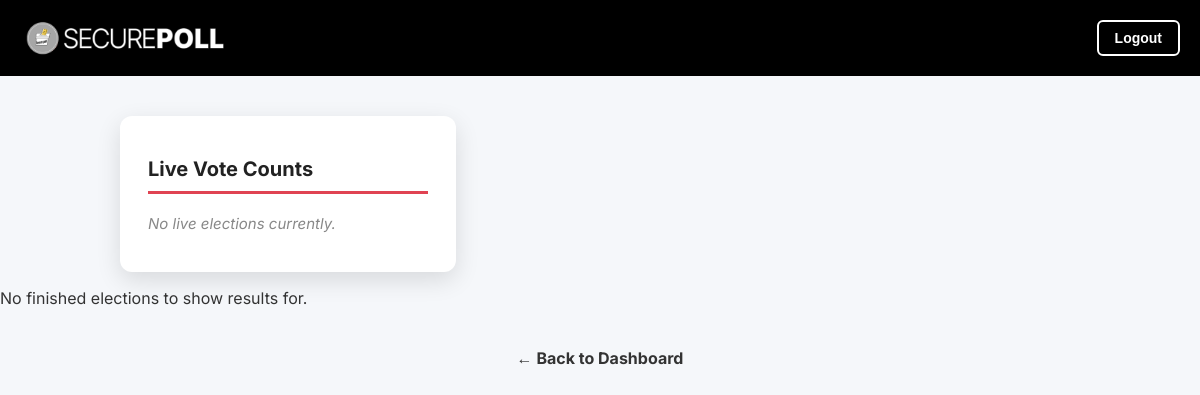
Page /home/election-results/ (signed in) on the earlier database version.
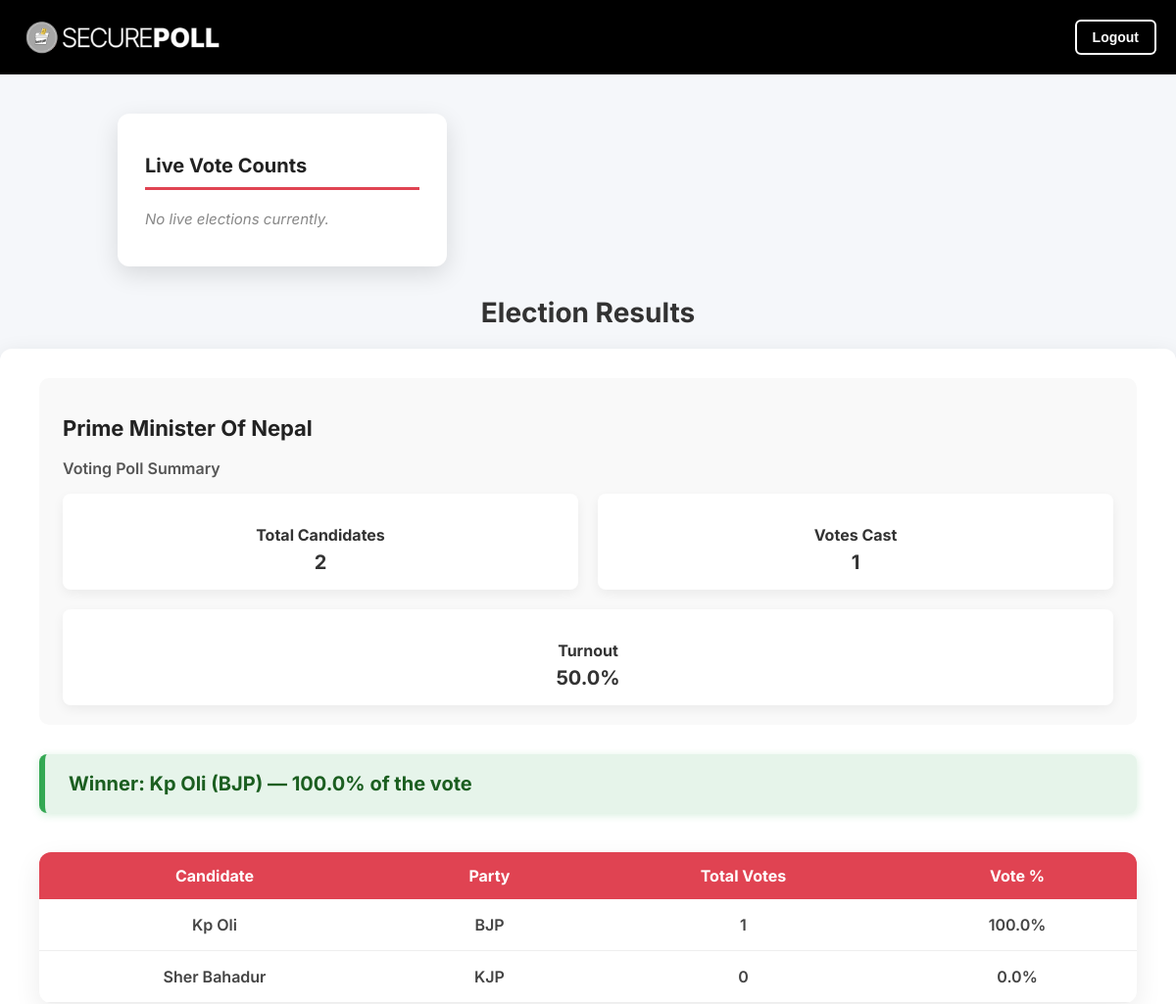
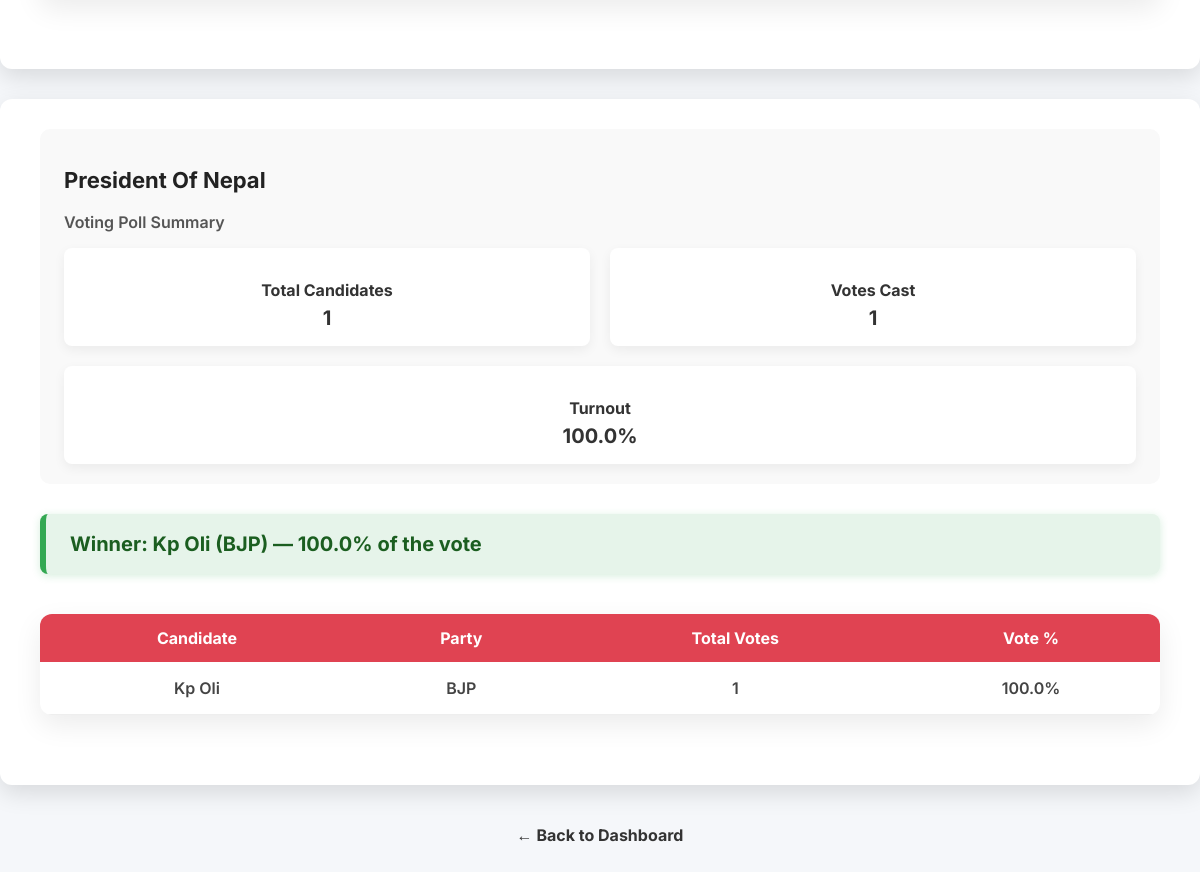
Same page on the later database version (2 pictures, top to bottom).
### home/models.py (models this page shows, shortened)
class Election(models.Model):
    name = models.CharField(max_length=100)
    description = models.TextField(blank=True)
    start_date = models.DateTimeField()
    end_date = models.DateTimeField()
    candidates = models.ManyToManyField('Candidate', related_name='election')

class Candidate(models.Model):
    full_name = models.CharField(max_length=100)
    party_name = models.CharField(max_length=100)
    profile_picture = models.ImageField(upload_to='candidate_profiles/', null=True, blank=True)
    approved = models.BooleanField(default=False)

### home/views.py (the view, shortened to what this page needs)
# urls.py: path('election-results/', views.election_results, name='election_results'),
@login_required
def election_results(request):
    finished_elections = Election.objects.filter(end_date__lt=timezone.now())
    live_elections = Election.objects.filter(start_date__lte=timezone.now(), end_date__gte=timezone.now())
    results = []
    for election in finished_elections:
        candidates_qs = election.candidates.annotate(vote_count=Count('vote')).order_by('-vote_count')
        total_votes = sum(c.vote_count for c in candidates_qs)
        total_candidates = candidates_qs.count()
        turnout_percent = (total_votes / total_candidates) * 100 if total_candidates > 0 else 0
        candidates = []
        for c in candidates_qs:
            vote_percent = (c.vote_count / total_votes) * 100 if total_votes > 0 else 0
            candidates.append({
                'full_name': c.full_name,
                'party_name': c.party_name,
                'vote_count': c.vote_count,
                'vote_percent': round(vote_percent, 1),
            })
        results.append({
            'election': election,
            'candidates': candidates,
            'total_votes': total_votes,
            'total_candidates': total_candidates,
            'turnout_percent': round(turnout_percent, 1),
        })
    live_counts = []
    return render(request, 'home/election_results.html', {
        'results': results,
        'live_counts': live_counts,
    })

### home/Templates/home/election_results.html (shortened to what this page needs)
{% load static %}
<!DOCTYPE html>
<html lang="en">
<head>
</head>
<body>
  {% include 'navbar.html' %}
  <div class="page-header">
    <div class="live-vote-counts">
      <h2>Live Vote Counts</h2>
      {% if live_counts %}
        <ul>
          {% for live in live_counts %}
            <li>
              <strong>{{ live.name }}</strong>
              Total Votes: {{ live.total_votes }}<br />
              Ends at: {{ live.end_date|date:"M d, Y H:i" }}
            </li>
          {% endfor %}
        </ul>
      {% else %}
        <p>No live elections currently.</p>
      {% endif %}
    </div>
  </div>
  <div class="container">
    {% if results %}
      <h1 id="title">Election Results</h1>
      {% for result in results %}
        <div class="box">
          <div class="summary">
            <h2>{{ result.election.name }}</h2>
            <h4>Voting Poll Summary</h4>
            <div class="summary-grid">
              <div class="summary-item">
                <h3>Total Candidates</h3>
                <p>{{ result.total_candidates }}</p>
              </div>
              <div class="summary-item">
                <h3>Votes Cast</h3>
                <p>{{ result.total_votes }}</p>
              </div>
              <div class="summary-item">
                <h3>Turnout</h3>
                <p>{{ result.turnout_percent }}%</p>
              </div>
            </div>
          </div>
          {% if result.candidates %}
            <div class="winner-banner">
              <strong>Winner:</strong> {{ result.candidates.0.full_name }} ({{ result.candidates.0.party_name }}) —
              <strong>{{ result.candidates.0.vote_percent }}%</strong> of the vote
            </div>
          {% endif %}
          <table class="results-table">
            <thead>
              <tr>
                <th>Candidate</th>
                <th>Party</th>
                <th>Total Votes</th>
                <th>Vote %</th>
              </tr>
            </thead>
            <tbody>
              {% for candidate in result.candidates %}
                <tr>
                  <td>{{ candidate.full_name }}</td>
                  <td>{{ candidate.party_name }}</td>
                  <td>{{ candidate.vote_count }}</td>
                  <td>{{ candidate.vote_percent }}%</td>
                </tr>
              {% endfor %}
            </tbody>
          </table>
        </div>
      {% endfor %}
    {% else %}
      <p>No finished elections to show results for.</p>
    {% endif %}
  </div>
  <a href="{% url 'landing' %}" class="back-link">← Back to Dashboard</a>
</body>
</html>

### home/Templates/home/navbar.html (shortened to what this page needs)
{% load static %}
<nav class="navbar">
  <div class="navbar-left">
    <img src="{% static 'logo.png' %}" alt="SecurePoll Logo" class="logo" />
  </div>
  <form class="logout-form" action="{% url 'logout' %}" method="POST">
    <button type="submit">Logout</button>
  </form>
</nav>

### home/Templates/home/election_results.html (style rules this page uses)
body { font-family: 'Inter', sans-serif; margin: 0; padding: 0; background-color: #f5f7fa; color: #333; }
.page-header { max-width: 960px; margin: 40px auto 10px; padding: 0 20px; display: flex; justify-content: space-between; align-items: flex-start; gap: 20px; }
h1#title { margin: 0; padding: 20px; font-weight: 700; font-size: 28px; flex-shrink: 0; text-align: center; }
.box { background-color: #ffffff; border-radius: 12px; padding: 30px 40px; margin-bottom: 30px; box-shadow: 0 8px 24px rgba(0, 0, 0, 0.12); border: none; transition: transform 0.2s ease, box-shadow 0.2s ease; }
.summary { background: #f9f9f9; border-radius: 10px; padding: 20px 24px; margin-bottom: 30px; box-shadow: none; }
.summary h2 { font-size: 22px; font-weight: 700; color: #222; }
.summary h4 { font-weight: 600; color: #555; margin-top: 6px; margin-bottom: 16px; }
.summary-grid { display: flex; flex-wrap: wrap; gap: 20px; margin-top: 10px; }
.summary-item { background-color: #ffffff; box-shadow: 0 4px 12px rgba(0,0,0,0.06); padding: 16px; border-radius: 8px; transition: background-color 0.3s ease; cursor: default; flex: 1 1 30%; text-align: center; }
.summary-item h3 { font-size: 16px; margin-bottom: 6px; }
.summary-item p { font-size: 20px; font-weight: 700; margin: 0; }
.results-table { width: 100%; border-collapse: collapse; border-radius: 12px; box-shadow: 0 10px 28px rgba(0,0,0,0.08); overflow: hidden; background: white; margin-bottom: 40px; }
.results-table th { background-color: #e04352; color: white; font-weight: 700; padding: 14px 20px; }
.results-table td { padding: 16px 20px; color: #444; font-weight: 600; text-align: center; border-bottom: 1px solid #eee; }
.winner-banner { background-color: #e6f4ea; border-left: 6px solid #34a853; color: #1b5e20; font-weight: 700; font-size: 20px; padding: 18px 24px; margin-bottom: 40px; border-radius: 8px; box-shadow: 0 2px 8px rgba(52, 168, 83, 0.2); }
.live-vote-counts { background: #ffffff; padding: 24px 28px; border-radius: 12px; box-shadow: 0 8px 24px rgba(0,0,0,0.12); width: 280px; font-size: 15px; color: #333; transition: box-shadow 0.2s ease; flex-shrink: 0; }
.live-vote-counts h2 { border-bottom: 3px solid #e04352; padding-bottom: 10px; margin-bottom: 20px; font-size: 20px; font-weight: 700; color: #222; }
.live-vote-counts p { font-style: italic; color: #888; font-weight: 400; }
.back-link { text-align: center; display: block; margin: 40px auto; font-weight: bold; text-decoration: none; color: #333; }

### home/Templates/home/navbar.html (style rules this page uses)
.navbar { display: flex; justify-content: space-between; align-items: center; background-color: #000; padding: 8px 20px; height: 60px; }
.navbar-left { display: flex; align-items: center; }
.logo { height: 36px; }
.logout-form button { padding: 8px 16px; background-color: #000; color: white; border: 2px solid white; border-radius: 6px; font-size: 14px; font-weight: 600; cursor: pointer; transition: background-color 0.3s ease, transform 0.2s ease; }

Differences in the rows shown:
added Election: election.name "Prime Minister Of Nepal", total_candidates "2", total_votes "1", turnout_percent "50.0", candidates.0.full_name "Kp Oli", candidates.0.party_name "BJP", candidates.0.vote_percent "100.0", vote_count "1" "0", vote_percent "100.0" "0.0"
added Candidate: full_name "Kp Oli" "Kp Oli", party_name "BJP" "BJP"
added Candidate: full_name "Sher Bahadur", party_name "KJP"
added Election: election.name "President Of Nepal", total_candidates "1", total_votes "1", turnout_percent "100.0", candidates.0.full_name "Kp Oli", candidates.0.party_name "BJP", candidates.0.vote_percent "100.0", vote_count "1", vote_percent "100.0"
Other differences:
text no longer shown: "No finished elections to show results for."
text now shown: "Election Results"
